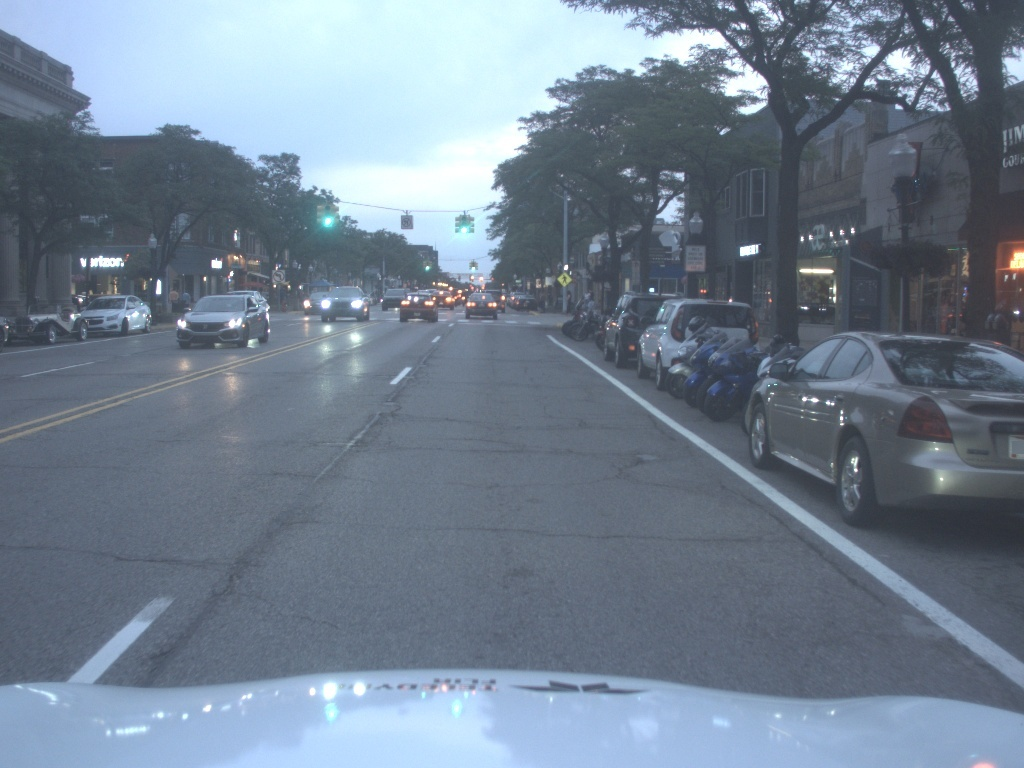
#> input picture codes/collect_noise_sequence/Demos/FLIR_train_Group_30/009_1/00000000.png, 1024 x 768 px; its folder holds only this picture in this run
$ python collect_noise_sequence_supplement.py
#> lines starting #> are read from the running program, lines starting #| are printed output that depends on the picture
#> further down, img is the input picture: PIL image 1024x768 RGB; mean R, G, B 114, 128.4, 144.3
from PIL import Image
import numpy as np
import os
import argparse

"""
- dataset
    -- 000
        --- 00000000.png
        --- 00000001.png
        --- 00000002.png
        ...
        --- 00000030.png
    -- 001
        --- 00000000.png
        --- 00000001.png
        --- 00000002.png
        ...
        --- 00000030.png
    -- 002
        --- 00000000.png
        --- 00000001.png
        --- 00000002.png
        ...
        --- 00000030.png
    ...
    -- xxx
-

"""

parser = argparse.ArgumentParser(description='create a dataset')
parser.add_argument('--dataset', default='Demos/FLIR_train_Group_30', type=str,
                    help='dataset path')
parser.add_argument('--ns_dir', default='Demos/Noise Sequences', type=str,
                    help='noise sequences set save dir path')
opt = parser.parse_args()


def noise_window(imgSequence, sp, max_var, min_mean, max_sq_var, max_sq_mean):
#> called with sp = 64, max_var = 50, min_mean = 0, max_sq_var = 50, max_sq_mean = 50
    imgs_L = []
    imgs_rgb = []
    for img_rgb in imgSequence:
        img_L = img_rgb.convert('L')

        img_rgb = np.array(img_rgb)
        img_L = np.array(img_L)

        imgs_L.append(img_L)
        imgs_rgb.append(img_rgb)
#> this loop made 1 pass
#> pass 1, in noise_window, `img_L = img_rgb.convert('L')`:
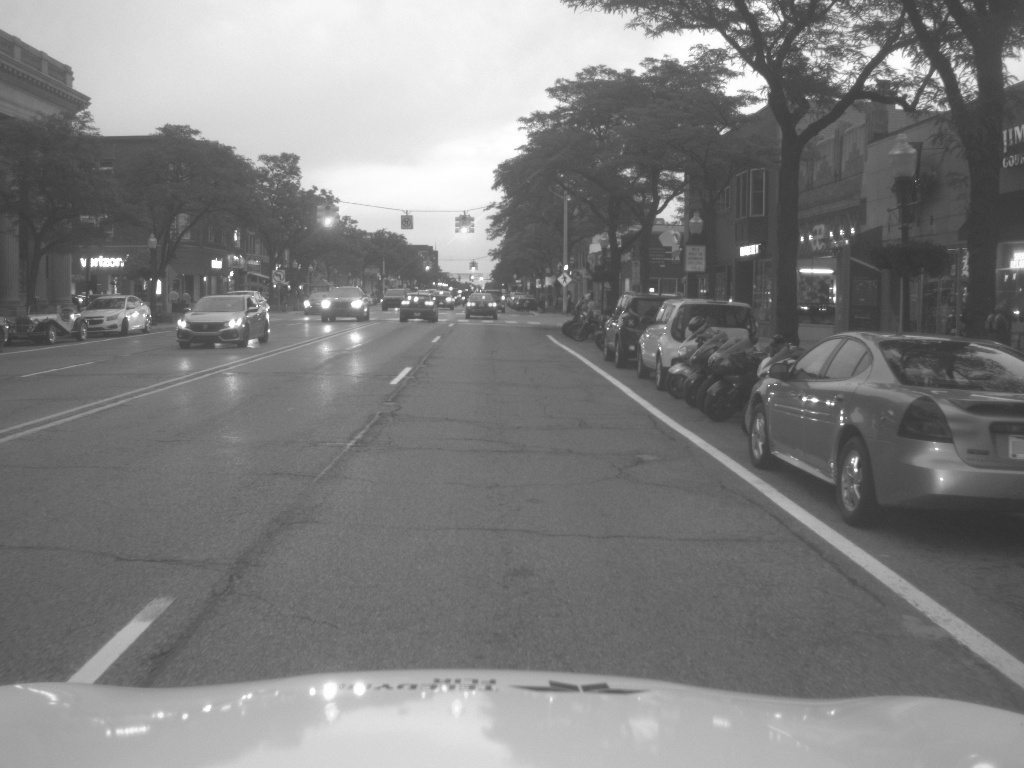
#> img_L: PIL image 1024x768 L; min 48, max 255, mean 125.9
#> after the loop, imgs_L = 1 item; imgs_rgb = 1 item

    w, h = img_L.shape
#> w = 768; h = 1024
    collect_patchs = []
    collect_vars = []

    for i in range(0, w - sp, sp):
        for j in range(0, h - sp, sp):
            vars = []
            means = []
            for img_l in imgs_L:
                patch = img_l[i:i + sp, j:j + sp]
                var_global = np.var(patch)  # window var
                mean_global = np.mean(patch)  # window mean
                if var_global >= max_var or mean_global <= min_mean:
                    break
                vars.append(var_global)
                means.append(mean_global)
                if len(vars) != len(imgs_L):
                    continue
                if np.var(vars) <= max_sq_var and np.var(means) <= max_sq_mean:  # the var and mean of window sequence
                    imgs_patch = []
                    for img_rgb in imgs_rgb:
                        imgs_patch.append(img_rgb[i:i + sp, j:j + sp, :])
                    collect_patchs.append(imgs_patch)
                    collect_vars.append(vars)
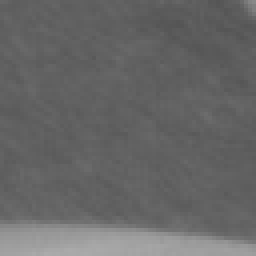
#> patch: shape (64, 64) (shown 4 times larger); min 85, max 171, mean 103
#> after the loop, collect_patchs = 52 items; collect_vars = 52 items, first 6: [15.97], [12.97], [11.61], [12.53], [7.35], [4.13]

    return collect_patchs, collect_vars


sp = 64  # window size
max_var = 50  # \sigma
min_mean = 0  # \mu
max_sq_var = 50  # var_{\sigma}
max_sq_mean = 50  # var_{\mu}

if not os.path.exists(opt.ns_dir):
    os.mkdir(opt.ns_dir)
subNames = os.listdir(opt.dataset)

cnt = 0
for subName in subNames:
    imgNames = os.listdir(os.path.join(opt.dataset, subName))
    imgNames.sort()
    imgSequence = []
    for imgName in imgNames:
        img_name = os.path.splitext(os.path.basename(imgName))[0]
        img_dir = os.path.join(opt.dataset, subName, imgName)
        img = Image.open(img_dir).convert('RGB')
        imgSequence.append(img)
    patchs, var_sqs = noise_window(imgSequence, sp, max_var, min_mean, max_sq_var, max_sq_mean)
#> patchs = 52 items; var_sqs has the same summary as collect_vars in noise_window
    for folder_idx, patch in enumerate(patchs):
        folderPath = os.path.join(opt.ns_dir, subName + '_{}'.format(folder_idx))
        if not os.path.exists(folderPath):
            os.mkdir(folderPath)
        for idx, img in enumerate(patch):
            img_name = '{:08d}'.format(idx)
            save_path = os.path.join(folderPath,
                                     '{}_{}_{}.png'.format(subName, str(folder_idx), img_name))
            cnt += 1
            print('collect:', cnt, save_path)
            Image.fromarray(img).save(save_path)
#> this loop made 52 passes
#| collect: 1 Demos/Noise Sequences/009_1_0/009_1_0_00000000.png
#| collect: 2 Demos/Noise Sequences/009_1_1/009_1_1_00000000.png
#| collect: 3 Demos/Noise Sequences/009_1_2/009_1_2_00000000.png
#| collect: 4 Demos/Noise Sequences/009_1_3/009_1_3_00000000.png
#| collect: 5 Demos/Noise Sequences/009_1_4/009_1_4_00000000.png
#| collect: 6 Demos/Noise Sequences/009_1_5/009_1_5_00000000.png
#| collect: 7 Demos/Noise Sequences/009_1_6/009_1_6_00000000.png
#| collect: 8 Demos/Noise Sequences/009_1_7/009_1_7_00000000.png
#> (further printed lines are left out)
#> pass 1, `Image.fromarray(img).save(save_path)`:
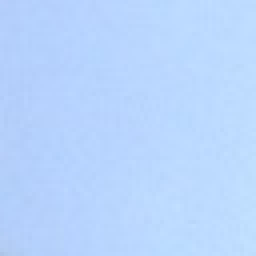
#> saved as 009_1_0_00000000.png: PIL image 64x64 RGB (shown 4 times larger); mean R, G, B 184.8, 213.8, 253.7
#> after the loop:
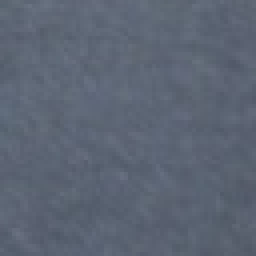
#> img: shape (64, 64, 3) (shown 4 times larger); mean R, G, B 92, 100.6, 115.6
#> after the loop, cnt = 52
